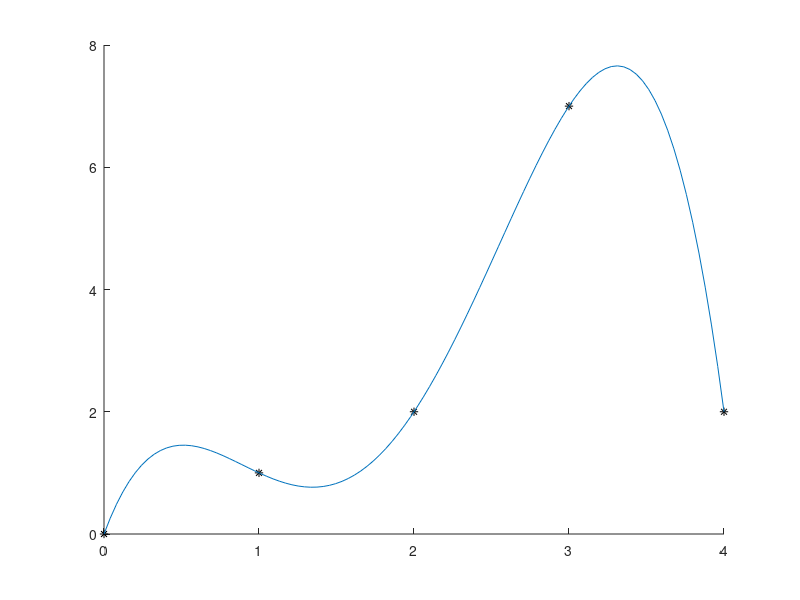
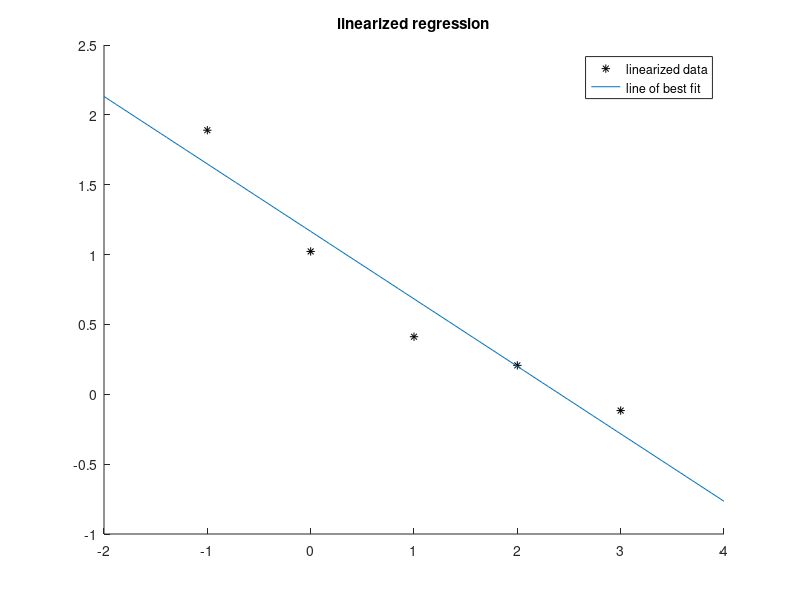
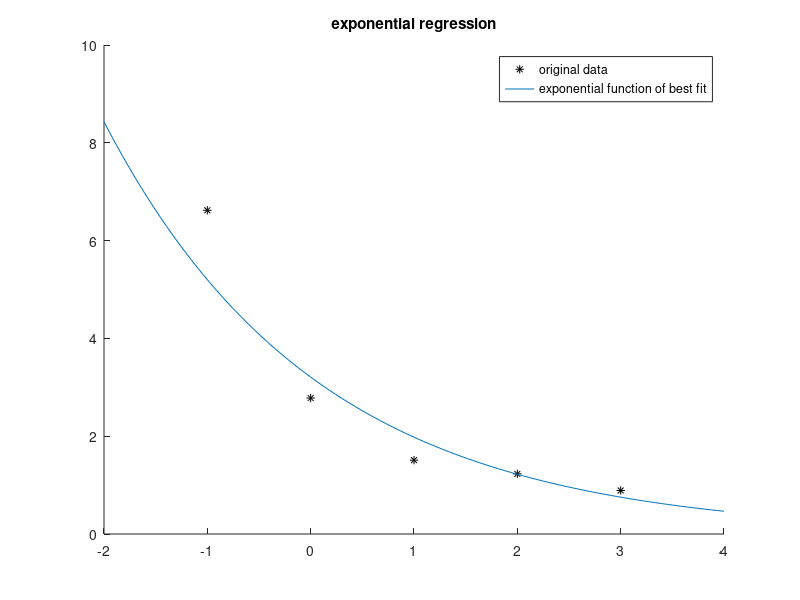

Recreate these plots in MATLAB, in order.
% please refer to section 3 for the matlab portion of this hw. Section 1
% and 2 are just to confirm some of my answers.


%% section1 - EMF and Identity matrix

A = [[3,1,2];...
     [6,3,4];...
     [3,1,5]]

Ainv = [[11/9, -1/3, -2/9];...
        [-2  , 1   , 0   ];...
        [-1/3, 0   , 1/3]]

Xc = [-.99;1.01;.99]

X = [-1;1;1]

b = [0;1;3]

r = b - A*Xc;

big = @(x) norm(x,inf);

relBackErr = big(r) / big(b);

relForErr = big(X-Xc) / big(X);

EMF = relForErr/relBackErr

%% section 2 - interpolation
close all
hold on
X = [0;1;2;3;4];
Y = [0;1;2;7;2];
plot(X,Y, '* k')
p=polyfit(X,Y,4);
Xlin = linspace(min(X),max(X));
Ylin = polyval(p,Xlin);
plot(Xlin,Ylin)

%% section 3 - exp linear regression
close all
x=[-1;0;1;2;3];
y=[6.62;2.78;1.51;1.23;.89];
Y = log(y);

A = [ones(5,1),x];

a = -.4829;
bet = 1.1659;
B = exp(bet);

lin = @(x) a*x + bet;
Xlin = linspace(-2,4);
Ylin = lin(Xlin);

figure
hold on 
plot(x,Y, '* k')
plot(Xlin,Ylin)
legend("linearized data","line of best fit")
title("linearized regression")

lin = @(x) B*exp(a*x);
Xlin = linspace(-2,4);
Ylin = lin(Xlin);
figure
hold on 
plot(x,y, '* k')
plot(Xlin,Ylin)
legend("original data","exponential function of best fit")
title("exponential regression")

